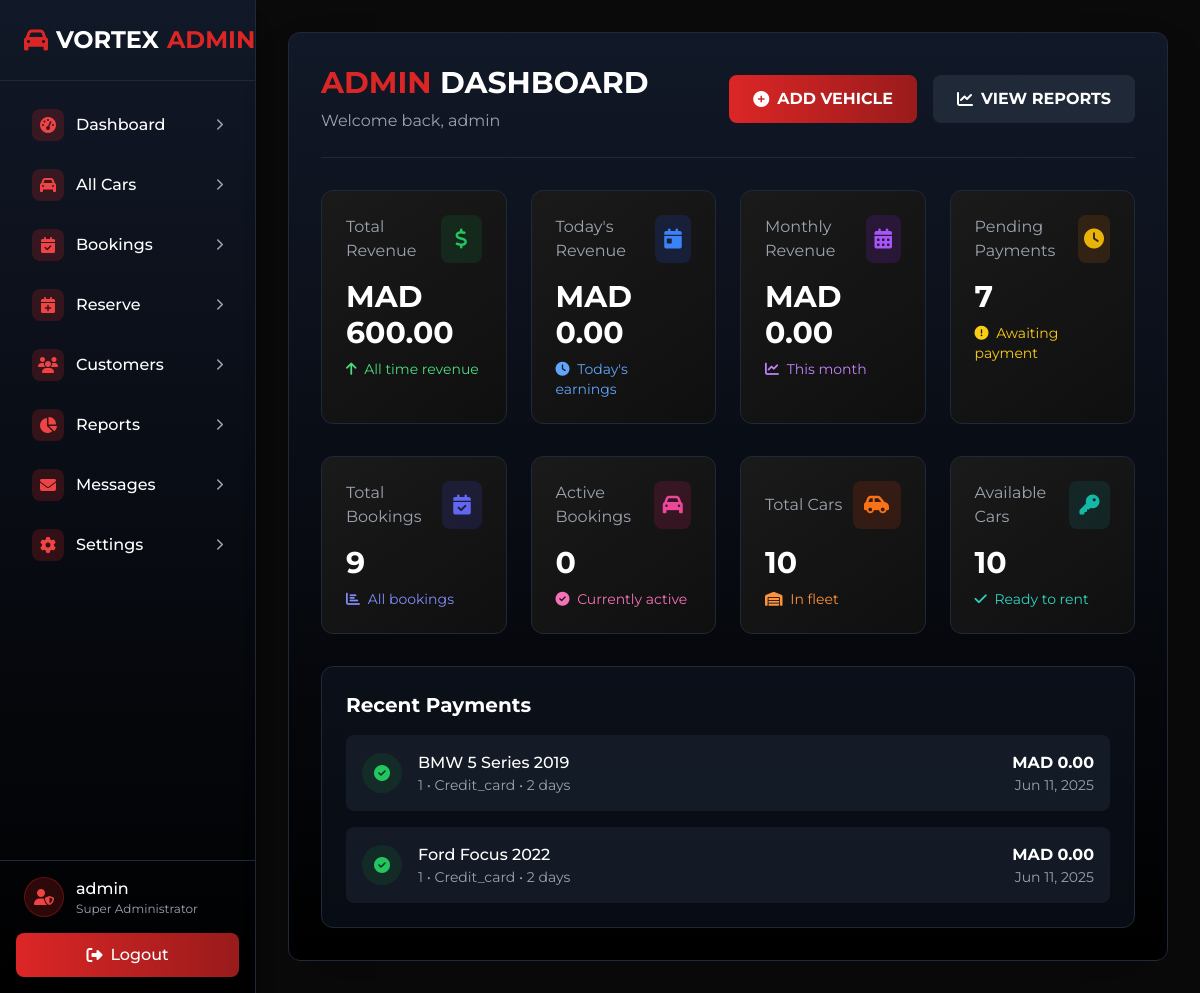
Page /dashboard.php (signed in) on the committed database.
### tables this page shows
CREATE TABLE `bookings` (
  `id` int NOT NULL AUTO_INCREMENT,
  `car_id` int NOT NULL,
  `user_id` int DEFAULT NULL,
  `user_name` varchar(100) NOT NULL,
  `start_date` date NOT NULL,
  `end_date` date NOT NULL,
  `status` enum('pending','confirmed','cancelled') DEFAULT 'pending',
  `payment_status` enum('pending','paid','failed') NOT NULL DEFAULT 'pending',
  `total_amount` decimal(10,2) DEFAULT NULL,
  `created_at` timestamp NOT NULL DEFAULT CURRENT_TIMESTAMP,
  PRIMARY KEY (`id`),
  KEY `car_id` (`car_id`),
  KEY `bookings_ibfk_2` (`user_id`),
  CONSTRAINT `bookings_ibfk_1` FOREIGN KEY (`car_id`) REFERENCES `cars` (`id`),
  CONSTRAINT `bookings_ibfk_2` FOREIGN KEY (`user_id`) REFERENCES `users` (`id`) ON DELETE SET NULL
);

CREATE TABLE `car_models` (
  `id` int NOT NULL AUTO_INCREMENT,
  `make` varchar(50) NOT NULL,
  `model` varchar(50) NOT NULL,
  PRIMARY KEY (`id`),
  UNIQUE KEY `make` (`make`,`model`)
);

CREATE TABLE `cars` (
  `id` int NOT NULL AUTO_INCREMENT,
  `car_model_id` int NOT NULL,
  `year` int NOT NULL,
  `color` varchar(30) DEFAULT NULL,
  `mileage` int DEFAULT NULL,
  `transmission` enum('automatic','manual') NOT NULL,
  `fuel_type` enum('petrol','diesel','electric','hybrid') NOT NULL,
  `available` tinyint(1) DEFAULT '1',
  `daily_rate` decimal(10,2) DEFAULT '100.00',
  `created_at` timestamp NOT NULL DEFAULT CURRENT_TIMESTAMP,
  `image_url` varchar(255) DEFAULT NULL,
  PRIMARY KEY (`id`),
  KEY `car_model_id` (`car_model_id`),
  CONSTRAINT `cars_ibfk_1` FOREIGN KEY (`car_model_id`) REFERENCES `car_models` (`id`) ON DELETE CASCADE
);

CREATE TABLE `users` (
  `id` int NOT NULL AUTO_INCREMENT,
  `username` varchar(50) NOT NULL,
  `email` varchar(100) NOT NULL,
  `password` varchar(255) NOT NULL,
  `full_name` varchar(100) NOT NULL,
  `phone` varchar(20) DEFAULT NULL,
  `created_at` timestamp NOT NULL DEFAULT CURRENT_TIMESTAMP,
  `is_verified` tinyint(1) DEFAULT '0',
  `verification_status` enum('pending','verified','rejected') DEFAULT 'pending',
  `verification_notes` text,
  `address` text,
  `admin_notes` text,
  PRIMARY KEY (`id`),
  UNIQUE KEY `username` (`username`),
  UNIQUE KEY `email` (`email`)
);

CREATE TABLE `payments` (
  `id` int NOT NULL AUTO_INCREMENT,
  `booking_id` int NOT NULL,
  `amount` decimal(10,2) NOT NULL,
  `payment_date` timestamp NOT NULL DEFAULT CURRENT_TIMESTAMP,
  `payment_method` enum('credit_card','debit_card','cash') NOT NULL,
  `transaction_id` varchar(100) DEFAULT NULL,
  `status` enum('completed','failed','refunded') NOT NULL DEFAULT 'completed',
  PRIMARY KEY (`id`),
  KEY `booking_id` (`booking_id`),
  CONSTRAINT `payments_ibfk_1` FOREIGN KEY (`booking_id`) REFERENCES `bookings` (`id`) ON DELETE CASCADE
);

### db.php (called while the page is built, shortened)
<?php
function format_mad($amount) {
    $val = is_numeric($amount) ? floatval($amount) : 0.0;
    return 'MAD ' . number_format($val, 2, '.', ',');
}
?>

### dashboard.php (the view, shortened to what this page needs)
<?php
require_once 'db.php';
$paymentStats = [
    'total_revenue' => 1500,
    'pending_payments' => 2,
    'today_revenue' => 350,
    'month_revenue' => 3500,
    'total_bookings' => 0,
    'active_bookings' => 0,
    'total_cars' => 0,
    'available_cars' => 0
];
$sql = "SELECT
    IFNULL(SUM(CASE WHEN p.status = 'completed' THEN p.amount ELSE 0 END),0) as total_revenue,
    COUNT(CASE WHEN b.payment_status = 'pending' THEN 1 END) as pending_payments,
    IFNULL(SUM(CASE WHEN p.status = 'completed' AND DATE(p.payment_date) = CURDATE() THEN p.amount ELSE 0 END),0) as today_revenue,
    IFNULL(SUM(CASE WHEN p.status = 'completed' AND MONTH(p.payment_date) = MONTH(CURDATE()) AND YEAR(p.payment_date) = YEAR(CURDATE()) THEN p.amount ELSE 0 END),0) as month_revenue,
    COUNT(*) as total_bookings,
    COUNT(CASE WHEN b.status = 'confirmed' AND b.end_date >= CURDATE() THEN 1 END) as active_bookings
    FROM bookings b
    LEFT JOIN payments p ON b.id = p.booking_id";
$result = $conn->query($sql);
if ($result && $row = $result->fetch_assoc()) {
    $paymentStats = array_merge($paymentStats, $row);
}
$sql = "SELECT
    COUNT(*) as total_cars,
    COUNT(CASE WHEN c.id NOT IN (SELECT car_id FROM bookings WHERE status = 'confirmed' AND end_date >= CURDATE()) THEN 1 END) as available_cars
    FROM cars c";
$result = $conn->query($sql);
if ($result && $row = $result->fetch_assoc()) {
    $paymentStats = array_merge($paymentStats, $row);
}
$sql = "SELECT b.*, p.payment_method, p.payment_date, c.year, m.make, m.model, u.username as user_name,
        DATEDIFF(b.end_date, b.start_date) as rental_days
        FROM bookings b
        LEFT JOIN payments p ON b.id = p.booking_id
        LEFT JOIN cars c ON b.car_id = c.id
        LEFT JOIN car_models m ON c.car_model_id = m.id
        LEFT JOIN users u ON b.user_id = u.id
        WHERE b.payment_status = 'paid'
        ORDER BY p.payment_date DESC
        LIMIT 5";
$result = $conn->query($sql);
$recentPayments = [];
if ($result && $result->num_rows > 0) {
    while ($row = $result->fetch_assoc()) {
        $recentPayments[] = $row;
    }
}
?>
<!DOCTYPE html>
<html lang="en">
<head>
    <script src="https://cdn.tailwindcss.com"></script>
    <link rel="stylesheet" href="https://cdnjs.cloudflare.com/ajax/libs/font-awesome/6.4.0/css/all.min.css">
</head>
<body class="min-h-screen flex">
    <?php include 'sidebar.php'; ?>
    <main class="flex-1 p-8">
        <div class="bg-gradient-to-b from-gray-900 to-black rounded-xl shadow-2xl p-8 border border-gray-800">
            <div class="flex flex-col md:flex-row justify-between items-start md:items-center mb-8 border-b border-gray-800 pb-6">
                <div>
                    <h1 class="text-3xl font-bold text-white mb-2">
                        <span class="text-red-600">ADMIN</span> DASHBOARD
                    </h1>
                    <p class="text-gray-400">Welcome back, <?php echo htmlspecialchars($_SESSION['admin_username'] ?? 'Admin'); ?></p>
                </div>
                <div class="mt-4 md:mt-0 flex space-x-4">
                    <button onclick="window.location.href='car_add.php'" class="px-6 py-3 bg-gradient-to-r from-red-600 to-red-800 hover:from-red-700 hover:to-red-900 text-white rounded-lg font-bold transition-all transform hover:scale-105 flex items-center">
                        <i class="fas fa-plus-circle mr-2"></i> ADD VEHICLE
                    </button>
                    <button onclick="window.location.href='reports.php'" class="px-6 py-3 bg-gray-800 hover:bg-gray-700 text-white rounded-lg font-bold transition-all transform hover:scale-105 flex items-center">
                        <i class="fas fa-chart-line mr-2"></i> VIEW REPORTS
                    </button>
                </div>
            </div>
            <div class="grid grid-cols-1 md:grid-cols-2 lg:grid-cols-4 gap-6 mb-8">
                <div class="stat-card rounded-xl p-6 border border-gray-800">
                    <div class="flex items-center justify-between mb-4">
                        <div class="text-gray-400">Total Revenue</div>
                        <div class="w-12 h-12 bg-green-900/30 rounded-lg flex items-center justify-center">
                            <i class="fas fa-dollar-sign text-green-500 text-xl"></i>
                        </div>
                    </div>
                    <div class="text-3xl font-bold text-white mb-2"><?php echo format_mad($paymentStats['total_revenue']); ?></div>
                    <div class="text-green-400 text-sm">
                        <i class="fas fa-arrow-up mr-1"></i> All time revenue
                    </div>
                </div>
                <div class="stat-card rounded-xl p-6 border border-gray-800">
                    <div class="flex items-center justify-between mb-4">
                        <div class="text-gray-400">Today's Revenue</div>
                        <div class="w-12 h-12 bg-blue-900/30 rounded-lg flex items-center justify-center">
                            <i class="fas fa-calendar-day text-blue-500 text-xl"></i>
                        </div>
                    </div>
                    <div class="text-3xl font-bold text-white mb-2"><?php echo format_mad($paymentStats['today_revenue']); ?></div>
                    <div class="text-blue-400 text-sm">
                        <i class="fas fa-clock mr-1"></i> Today's earnings
                    </div>
                </div>
                <div class="stat-card rounded-xl p-6 border border-gray-800">
                    <div class="flex items-center justify-between mb-4">
                        <div class="text-gray-400">Monthly Revenue</div>
                        <div class="w-12 h-12 bg-purple-900/30 rounded-lg flex items-center justify-center">
                            <i class="fas fa-calendar-alt text-purple-500 text-xl"></i>
                        </div>
                    </div>
                    <div class="text-3xl font-bold text-white mb-2"><?php echo format_mad($paymentStats['month_revenue']); ?></div>
                    <div class="text-purple-400 text-sm">
                        <i class="fas fa-chart-line mr-1"></i> This month
                    </div>
                </div>
                <div class="stat-card rounded-xl p-6 border border-gray-800">
                    <div class="flex items-center justify-between mb-4">
                        <div class="text-gray-400">Pending Payments</div>
                        <div class="w-12 h-12 bg-yellow-900/30 rounded-lg flex items-center justify-center">
                            <i class="fas fa-clock text-yellow-500 text-xl"></i>
                        </div>
                    </div>
                    <div class="text-3xl font-bold text-white mb-2"><?php echo $paymentStats['pending_payments']; ?></div>
                    <div class="text-yellow-400 text-sm">
                        <i class="fas fa-exclamation-circle mr-1"></i> Awaiting payment
                    </div>
                </div>
            </div>
            <div class="grid grid-cols-1 md:grid-cols-2 lg:grid-cols-4 gap-6 mb-8">
                <div class="stat-card rounded-xl p-6 border border-gray-800">
                    <div class="flex items-center justify-between mb-4">
                        <div class="text-gray-400">Total Bookings</div>
                        <div class="w-12 h-12 bg-indigo-900/30 rounded-lg flex items-center justify-center">
                            <i class="fas fa-calendar-check text-indigo-500 text-xl"></i>
                        </div>
                    </div>
                    <div class="text-3xl font-bold text-white mb-2"><?php echo $paymentStats['total_bookings']; ?></div>
                    <div class="text-indigo-400 text-sm">
                        <i class="fas fa-chart-bar mr-1"></i> All bookings
                    </div>
                </div>
                <div class="stat-card rounded-xl p-6 border border-gray-800">
                    <div class="flex items-center justify-between mb-4">
                        <div class="text-gray-400">Active Bookings</div>
                        <div class="w-12 h-12 bg-pink-900/30 rounded-lg flex items-center justify-center">
                            <i class="fas fa-car text-pink-500 text-xl"></i>
                        </div>
                    </div>
                    <div class="text-3xl font-bold text-white mb-2"><?php echo $paymentStats['active_bookings']; ?></div>
                    <div class="text-pink-400 text-sm">
                        <i class="fas fa-check-circle mr-1"></i> Currently active
                    </div>
                </div>
                <div class="stat-card rounded-xl p-6 border border-gray-800">
                    <div class="flex items-center justify-between mb-4">
                        <div class="text-gray-400">Total Cars</div>
                        <div class="w-12 h-12 bg-orange-900/30 rounded-lg flex items-center justify-center">
                            <i class="fas fa-car-side text-orange-500 text-xl"></i>
                        </div>
                    </div>
                    <div class="text-3xl font-bold text-white mb-2"><?php echo $paymentStats['total_cars']; ?></div>
                    <div class="text-orange-400 text-sm">
                        <i class="fas fa-warehouse mr-1"></i> In fleet
                    </div>
                </div>
                <div class="stat-card rounded-xl p-6 border border-gray-800">
                    <div class="flex items-center justify-between mb-4">
                        <div class="text-gray-400">Available Cars</div>
                        <div class="w-12 h-12 bg-teal-900/30 rounded-lg flex items-center justify-center">
                            <i class="fas fa-key text-teal-500 text-xl"></i>
                        </div>
                    </div>
                    <div class="text-3xl font-bold text-white mb-2"><?php echo $paymentStats['available_cars']; ?></div>
                    <div class="text-teal-400 text-sm">
                        <i class="fas fa-check mr-1"></i> Ready to rent
                    </div>
                </div>
            </div>
            <div class="bg-gray-900/50 rounded-xl p-6 border border-gray-800">
                <h2 class="text-xl font-bold text-white mb-4">Recent Payments</h2>
                <div class="space-y-4">
                    <?php if (!empty($recentPayments)): ?>
                        <?php foreach ($recentPayments as $payment): ?>
                            <div class="flex items-center justify-between p-4 bg-gray-800/50 rounded-lg">
                                <div class="flex items-center">
                                    <div class="w-10 h-10 bg-green-900/30 rounded-full flex items-center justify-center mr-4">
                                        <i class="fas fa-check-circle text-green-500"></i>
                                    </div>
                                    <div>
                                        <div class="text-white font-medium"><?php echo htmlspecialchars($payment['make'] . ' ' . $payment['model'] . ' ' . $payment['year']); ?></div>
                                        <div class="text-gray-400 text-sm">
                                            <?php echo htmlspecialchars($payment['user_name']); ?> •
                                            <?php echo ucfirst($payment['payment_method']); ?> •
                                            <?php echo $payment['rental_days']; ?> days
                                        </div>
                                    </div>
                                </div>
                                <div class="text-right">
                                    <div class="text-white font-bold"><?php echo format_mad($payment['total_amount']); ?></div>
                                    <div class="text-gray-400 text-sm"><?php echo date('M d, Y', strtotime($payment['payment_date'])); ?></div>
                                </div>
                            </div>
                        <?php endforeach; ?>
                    <?php endif; ?>
                </div>
            </div>
        </div>
    </main>
</body>
</html>

### dashboard.php (style rules this page uses)
body { font-family: 'Montserrat', sans-serif; background-color: #0a0a0a; color: #e5e5e5; }
.stat-card { transition: all 0.3s ease; background: linear-gradient(145deg, #1a1a1a, #0f0f0f); }

### rows in the picture
bookings: car_models.make+model "BMW 5 Series 2019", user.username "1", payments.payment_method "Credit_card", rental_days "2", total_amount "MAD 0.00", payments.payment_date "Jun 11, 2025"
bookings: car_models.make+model "Ford Focus 2022", user.username "1", payments.payment_method "Credit_card", rental_days "2", total_amount "MAD 0.00", payments.payment_date "Jun 11, 2025"

### other values in the picture
$display_name "admin"
$_SESSION['admin_username'] "admin"
format_mad($paymentStats['total_revenue']) "MAD 600.00"
format_mad($paymentStats['today_revenue']) "MAD 0.00"
format_mad($paymentStats['month_revenue']) "MAD 0.00"
$paymentStats['pending_payments'] "7"
$paymentStats['total_bookings'] "9"
$paymentStats['active_bookings'] "0"
$paymentStats['total_cars'] "10"
$paymentStats['available_cars'] "10"
